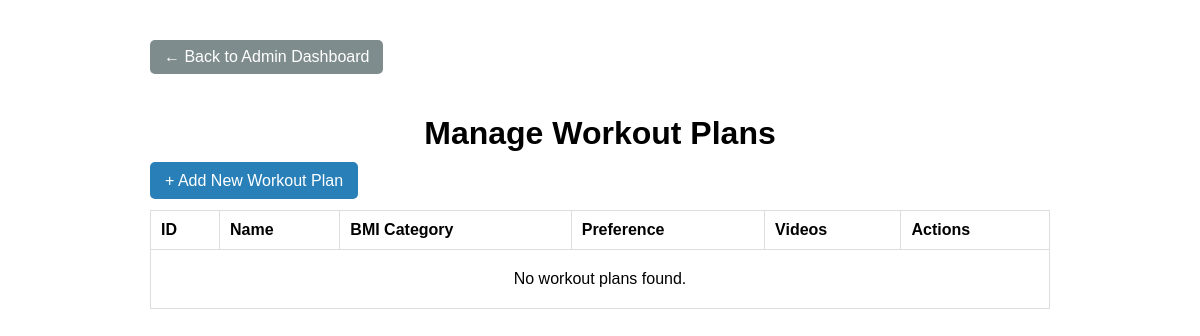
Page /admin/workout-plans (signed in) on the earlier database version.
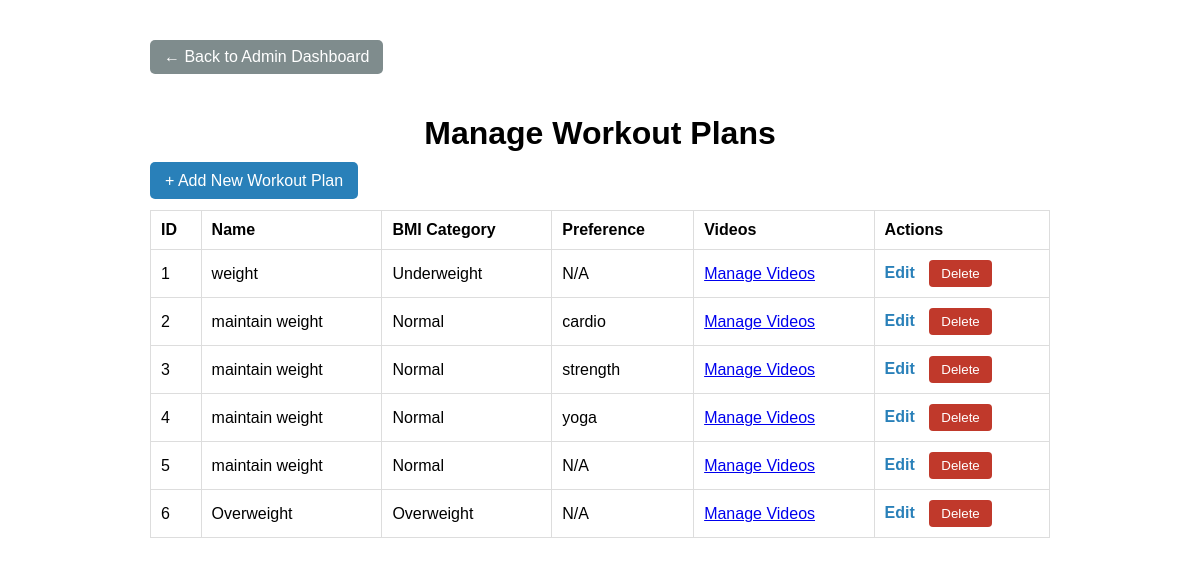
Same page on the later database version.
### app.py (models this page shows)
class WorkoutPlan(db.Model):
    __tablename__ = 'workout_plans'
    id = db.Column(db.Integer, primary_key=True)
    name = db.Column(db.String(100), nullable=False)  # e.g. 'Underweight Plan'
    bmi_category = db.Column(db.String(50), nullable=False)  # e.g. 'underweight', 'normal', 'overweight'
    preference = db.Column(db.String(50), nullable=True)  # e.g. 'cardio', 'strength', 'yoga' for normal BMI plans
    videos = db.relationship('WorkoutVideo', backref='plan', cascade="all, delete-orphan")

### app.py (the view)
@app.route('/admin/workout-plans')
@admin_required
def admin_workout_plans():
    plans = WorkoutPlan.query.all()
    return render_template('admin_workout_plans.html', plans=plans)

### app.py (called while the page is built)
def admin_required(f):
    @wraps(f)
    def decorated_function(*args, **kwargs):
        user_id = session.get('user_id')
        if not user_id:
            flash("Please log in first.", "warning")
            return redirect(url_for('signin'))
        user = db.session.get(User, user_id)
        if not user or not user.admin:
            flash("You do not have permission to access this page.", "danger")
            return redirect(url_for('signin'))
        return f(*args, **kwargs)
    return decorated_function

### templates/admin_workout_plans.html (shortened to what this page needs)
<!DOCTYPE html>
<html lang="en">
<head>
</head>
<body>
  <a href="{{ url_for('admin_dashboard') }}" class="back-button">← Back to Admin Dashboard</a>
  <h1>Manage Workout Plans</h1>
  <a href="{{ url_for('admin_add_workout_plan') }}" class="button">+ Add New Workout Plan</a>
  <table>
    <thead>
      <tr>
        <th>ID</th>
        <th>Name</th>
        <th>BMI Category</th>
        <th>Preference</th>
        <th>Videos</th>
        <th>Actions</th>
      </tr>
    </thead>
    <tbody>
      {% for plan in plans %}
      <tr>
        <td>{{ plan.id }}</td>
        <td>{{ plan.name }}</td>
        <td>{{ plan.bmi_category }}</td>
        <td>{{ plan.preference or "N/A" }}</td>
        <td><a href="{{ url_for('admin_workout_plan_videos', plan_id=plan.id) }}">Manage Videos</a></td>
        <td>
          <a href="{{ url_for('admin_edit_workout_plan', plan_id=plan.id) }}" class="action-link">Edit</a>
          <form action="{{ url_for('admin_delete_workout_plan', plan_id=plan.id) }}" method="POST" onsubmit="return confirm('Delete this workout plan?');">
            <button type="submit" class="delete-btn">Delete</button>
          </form>
        </td>
      </tr>
      {% else %}
      <tr><td colspan="6" style="text-align:center; padding: 20px;">No workout plans found.</td></tr>
      {% endfor %}
    </tbody>
  </table>
</body>
</html>

### templates/admin_workout_plans.html (style rules this page uses)
body { font-family: Arial, sans-serif; max-width: 900px; margin: 40px auto; }
h1 { text-align: center; margin-bottom: 20px; }
a.button { background: #2980b9; color: white; padding: 10px 15px; text-decoration: none; border-radius: 5px; }
table { width: 100%; border-collapse: collapse; margin-top: 20px; }
th, td { padding: 10px; border: 1px solid #ddd; text-align: left; }
a.action-link { margin-right: 10px; color: #2980b9; text-decoration: none; font-weight: 600; }
form { display: inline; }
button.delete-btn { background: #c0392b; border: none; color: white; padding: 6px 12px; cursor: pointer; border-radius: 4px; }
.back-button { background: #7f8c8d; color: white; padding: 8px 14px; text-decoration: none; border-radius: 5px; display: inline-block; margin-bottom: 20px; }

Differences in the rows shown:
added WorkoutPlan: id "1", name "weight", bmi_category "Underweight", preference "N/A"
added WorkoutPlan: id "2", name "maintain weight", bmi_category "Normal", preference "cardio"
added WorkoutPlan: id "3", name "maintain weight", bmi_category "Normal", preference "strength"
added WorkoutPlan: id "4", name "maintain weight", bmi_category "Normal", preference "yoga"
added WorkoutPlan: id "5", name "maintain weight", bmi_category "Normal", preference "N/A"
added WorkoutPlan: id "6", name "Overweight", bmi_category "Overweight", preference "N/A"
Other differences:
text no longer shown: "No workout plans found."
